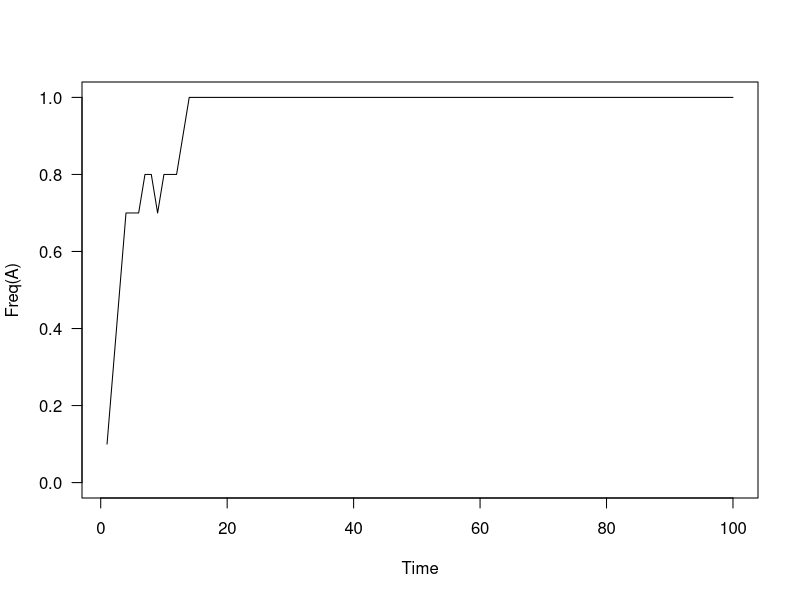

Recreate this plot in R.

# Wright-Fisher model with genetic drift and mutation
# Created by Easton R. White
# Last edited: 19-Feb-2019

# Setting up parameter values
N=10        # population size 
p_ini= 0.1   # the initial frequency of the A allele
u = 0.1      # mutation rate from a to A
max.time=100 # time to run simulations


sample.population <- function(p,N){
  next_pop = vector('character',length = N)
  for (i in 1:N){
    new_allele = sample(x = c('A','a'),size = 1,prob=c(p,1-p))
    if (new_allele=='a' & rbinom(1,1,prob = u)){new_allele='A'} # Optional line to include mutation
    next_pop[i] = as.character(new_allele)
  }
  return(sum(next_pop=='A')/N) # returns the value for p
}



p = vector(mode = 'numeric',length = max.time)
p[1]=p_ini

for (t in 1:(max.time-1)){
  p[t+1] = sample.population(p[t],N)
}

plot(1:max.time,p,ylim=c(0,1),type='l',las=1,ylab='Freq(A)',xlab='Time')



# Questions 

# 1. What is the effect of population size (N) on the probability of extinction of A allele?
# The frequency of allele A switches from maximum (being fixed) to minimum (going extinct) when the population is very low (e.g. N=50). However, when the frequency of A is high (e.g. N=1000), the frequency is more or less stable between the ranges of 0.4 and 0.0. 


# 2. How does the initial frequency of the A allele affect the probability it will reach fixation?
# Whenever the initial frequency of allele A is high (>=0.4), the allele A tends to be fixed or remains close to the initial value. I also noticed that as soon as it is set to 0.5, more often than not they are fixed and rarely goes extinct (but it still do go extinct at times).

# 3. Let's now study the combined effects of mutation and genetic drift. Modify the above code to include a probability, u, that if a small "a" allele is chosen, it will mutate to be a big A allele. How does this affect our findings in questinos 1 and 2?

# When this mutation occurs, the allele A is almost always fixed over time, most of the time before time 40. With the mutation always results in higher frequency of allele A even when the population size was small and when the initial frequency is low.
